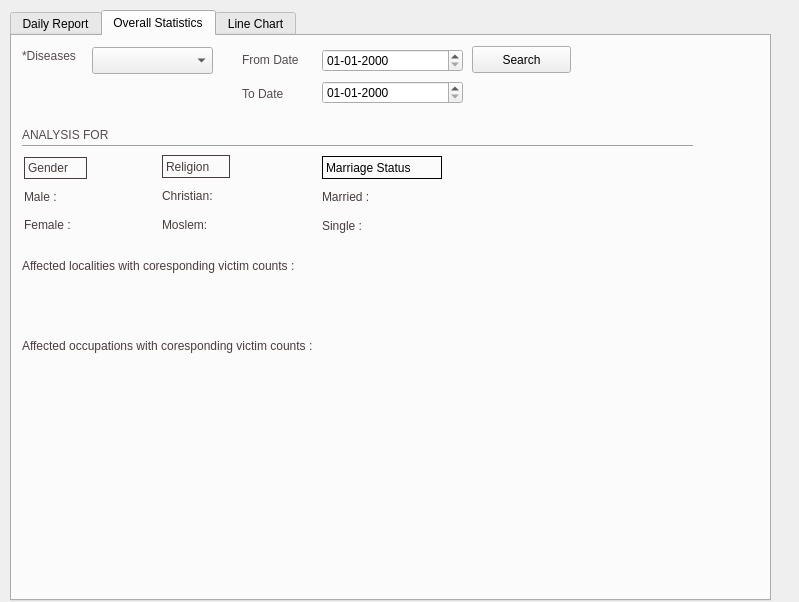
<?xml version="1.0" encoding="UTF-8"?>
<ui version="4.0">
 <class>Report</class>
 <widget class="QDialog" name="Report">
  <property name="geometry">
   <rect>
    <x>0</x>
    <y>0</y>
    <width>799</width>
    <height>602</height>
   </rect>
  </property>
  <property name="windowTitle">
   <string>Reports</string>
  </property>
  <widget class="QTabWidget" name="tabWidget_2">
   <property name="geometry">
    <rect>
     <x>10</x>
     <y>10</y>
     <width>761</width>
     <height>591</height>
    </rect>
   </property>
   <property name="autoFillBackground">
    <bool>false</bool>
   </property>
   <property name="currentIndex">
    <number>1</number>
   </property>
   <widget class="QWidget" name="tab_4">
    <attribute name="title">
     <string>Daily Report</string>
    </attribute>
    <widget class="QLabel" name="label_25">
     <property name="geometry">
      <rect>
       <x>10</x>
       <y>50</y>
       <width>361</width>
       <height>17</height>
      </rect>
     </property>
     <property name="text">
      <string>Diseases registered with their corresponding victims</string>
     </property>
    </widget>
    <widget class="QLabel" name="label_dix">
     <property name="geometry">
      <rect>
       <x>10</x>
       <y>70</y>
       <width>641</width>
       <height>21</height>
      </rect>
     </property>
     <property name="text">
      <string/>
     </property>
    </widget>
    <widget class="QDateEdit" name="date">
     <property name="geometry">
      <rect>
       <x>10</x>
       <y>10</y>
       <width>141</width>
       <height>27</height>
      </rect>
     </property>
     <property name="displayFormat">
      <string>dd-MM-yyyy</string>
     </property>
    </widget>
    <widget class="QPushButton" name="pushButton_2">
     <property name="geometry">
      <rect>
       <x>160</x>
       <y>10</y>
       <width>99</width>
       <height>27</height>
      </rect>
     </property>
     <property name="text">
      <string>Load</string>
     </property>
    </widget>
    <widget class="QLabel" name="label_27">
     <property name="geometry">
      <rect>
       <x>10</x>
       <y>280</y>
       <width>151</width>
       <height>17</height>
      </rect>
     </property>
     <property name="text">
      <string>Medicines purchased</string>
     </property>
    </widget>
    <widget class="QLabel" name="label_28">
     <property name="geometry">
      <rect>
       <x>10</x>
       <y>300</y>
       <width>531</width>
       <height>17</height>
      </rect>
     </property>
     <property name="text">
      <string/>
     </property>
    </widget>
    <widget class="QLabel" name="label_in">
     <property name="geometry">
      <rect>
       <x>10</x>
       <y>190</y>
       <width>581</width>
       <height>17</height>
      </rect>
     </property>
     <property name="text">
      <string/>
     </property>
    </widget>
    <widget class="QLabel" name="label_29">
     <property name="geometry">
      <rect>
       <x>10</x>
       <y>100</y>
       <width>67</width>
       <height>17</height>
      </rect>
     </property>
     <property name="text">
      <string>Details</string>
     </property>
    </widget>
    <widget class="QLabel" name="label_30">
     <property name="geometry">
      <rect>
       <x>10</x>
       <y>330</y>
       <width>67</width>
       <height>17</height>
      </rect>
     </property>
     <property name="text">
      <string>Details</string>
     </property>
    </widget>
    <widget class="QTableView" name="tableView">
     <property name="geometry">
      <rect>
       <x>10</x>
       <y>120</y>
       <width>661</width>
       <height>121</height>
      </rect>
     </property>
    </widget>
    <widget class="QTableView" name="tableView_2">
     <property name="geometry">
      <rect>
       <x>10</x>
       <y>350</y>
       <width>661</width>
       <height>121</height>
      </rect>
     </property>
    </widget>
   </widget>
   <widget class="QWidget" name="tab_5">
    <attribute name="title">
     <string>Overall Statistics</string>
    </attribute>
    <widget class="QLabel" name="label_17">
     <property name="geometry">
      <rect>
       <x>10</x>
       <y>90</y>
       <width>111</width>
       <height>17</height>
      </rect>
     </property>
     <property name="styleSheet">
      <string notr="true">color:rgb(85, 75, 75)</string>
     </property>
     <property name="text">
      <string>ANALYSIS FOR</string>
     </property>
    </widget>
    <widget class="QWidget" name="layoutWidget">
     <property name="geometry">
      <rect>
       <x>230</x>
       <y>10</y>
       <width>74</width>
       <height>61</height>
      </rect>
     </property>
     <layout class="QVBoxLayout" name="verticalLayout_8">
      <item>
       <widget class="QLabel" name="label_23">
        <property name="styleSheet">
         <string notr="true">color:rgb(85, 75, 75)</string>
        </property>
        <property name="text">
         <string>From Date</string>
        </property>
       </widget>
      </item>
      <item>
       <widget class="QLabel" name="label_24">
        <property name="styleSheet">
         <string notr="true">color:rgb(85, 75, 75)</string>
        </property>
        <property name="text">
         <string>To Date</string>
        </property>
       </widget>
      </item>
     </layout>
    </widget>
    <widget class="Line" name="line">
     <property name="geometry">
      <rect>
       <x>10</x>
       <y>100</y>
       <width>671</width>
       <height>20</height>
      </rect>
     </property>
     <property name="styleSheet">
      <string>color:rgb(85, 75, 75)</string>
     </property>
     <property name="orientation">
      <enum>Qt::Horizontal</enum>
     </property>
    </widget>
    <widget class="QWidget" name="layoutWidget">
     <property name="geometry">
      <rect>
       <x>310</x>
       <y>10</y>
       <width>141</width>
       <height>62</height>
      </rect>
     </property>
     <layout class="QVBoxLayout" name="verticalLayout_7">
      <item>
       <widget class="QDateEdit" name="from">
        <property name="displayFormat">
         <string>dd-MM-yyyy</string>
        </property>
       </widget>
      </item>
      <item>
       <widget class="QDateEdit" name="to">
        <property name="displayFormat">
         <string>dd-MM-yyyy</string>
        </property>
       </widget>
      </item>
     </layout>
    </widget>
    <widget class="QLabel" name="label_18">
     <property name="geometry">
      <rect>
       <x>120</x>
       <y>90</y>
       <width>131</width>
       <height>17</height>
      </rect>
     </property>
     <property name="styleSheet">
      <string notr="true">color:rgb(123, 99, 99)</string>
     </property>
     <property name="text">
      <string/>
     </property>
    </widget>
    <widget class="QComboBox" name="comboBox">
     <property name="geometry">
      <rect>
       <x>80</x>
       <y>11</y>
       <width>121</width>
       <height>27</height>
      </rect>
     </property>
    </widget>
    <widget class="QLabel" name="label">
     <property name="geometry">
      <rect>
       <x>10</x>
       <y>11</y>
       <width>67</width>
       <height>17</height>
      </rect>
     </property>
     <property name="styleSheet">
      <string notr="true">color:rgb(85, 75, 75)</string>
     </property>
     <property name="text">
      <string>*Diseases</string>
     </property>
    </widget>
    <widget class="QPushButton" name="pushButton">
     <property name="geometry">
      <rect>
       <x>460</x>
       <y>10</y>
       <width>99</width>
       <height>27</height>
      </rect>
     </property>
     <property name="text">
      <string>Search</string>
     </property>
    </widget>
    <widget class="QLabel" name="label_21">
     <property name="geometry">
      <rect>
       <x>10</x>
       <y>330</y>
       <width>761</width>
       <height>21</height>
      </rect>
     </property>
     <property name="styleSheet">
      <string notr="true">color:rgb(83, 88, 214)</string>
     </property>
     <property name="text">
      <string/>
     </property>
    </widget>
    <widget class="QLabel" name="label_19">
     <property name="geometry">
      <rect>
       <x>10</x>
       <y>220</y>
       <width>371</width>
       <height>20</height>
      </rect>
     </property>
     <property name="styleSheet">
      <string notr="true">color:rgb(76, 59, 59)</string>
     </property>
     <property name="text">
      <string>Affected localities with coresponding victim counts : </string>
     </property>
    </widget>
    <widget class="QLabel" name="label_22">
     <property name="geometry">
      <rect>
       <x>10</x>
       <y>300</y>
       <width>381</width>
       <height>20</height>
      </rect>
     </property>
     <property name="styleSheet">
      <string notr="true">color:rgb(76, 59, 59)</string>
     </property>
     <property name="text">
      <string>Affected occupations with coresponding victim counts : </string>
     </property>
    </widget>
    <widget class="QLabel" name="label_6">
     <property name="geometry">
      <rect>
       <x>12</x>
       <y>149</y>
       <width>63</width>
       <height>23</height>
      </rect>
     </property>
     <property name="styleSheet">
      <string notr="true">color:rgb(76, 59, 59)</string>
     </property>
     <property name="text">
      <string>Male :</string>
     </property>
    </widget>
    <widget class="QWidget" name="layoutWidget">
     <property name="geometry">
      <rect>
       <x>380</x>
       <y>150</y>
       <width>69</width>
       <height>51</height>
      </rect>
     </property>
     <layout class="QVBoxLayout" name="verticalLayout_6">
      <item>
       <widget class="QLabel" name="label_15">
        <property name="styleSheet">
         <string notr="true">color:rgb(83, 88, 214)</string>
        </property>
        <property name="text">
         <string/>
        </property>
       </widget>
      </item>
      <item>
       <widget class="QLabel" name="label_16">
        <property name="styleSheet">
         <string notr="true">color:rgb(83, 88, 214)</string>
        </property>
        <property name="text">
         <string/>
        </property>
       </widget>
      </item>
     </layout>
    </widget>
    <widget class="QLabel" name="label_20">
     <property name="geometry">
      <rect>
       <x>10</x>
       <y>250</y>
       <width>761</width>
       <height>21</height>
      </rect>
     </property>
     <property name="styleSheet">
      <string notr="true">color:rgb(83, 88, 214)</string>
     </property>
     <property name="text">
      <string/>
     </property>
    </widget>
    <widget class="QWidget" name="layoutWidget">
     <property name="geometry">
      <rect>
       <x>220</x>
       <y>150</y>
       <width>69</width>
       <height>51</height>
      </rect>
     </property>
     <layout class="QVBoxLayout" name="verticalLayout_4">
      <item>
       <widget class="QLabel" name="label_13">
        <property name="styleSheet">
         <string notr="true">color:rgb(83, 88, 214)</string>
        </property>
        <property name="text">
         <string/>
        </property>
       </widget>
      </item>
      <item>
       <widget class="QLabel" name="label_14">
        <property name="styleSheet">
         <string notr="true">color:rgb(83, 88, 214)</string>
        </property>
        <property name="text">
         <string/>
        </property>
       </widget>
      </item>
     </layout>
    </widget>
    <widget class="QLabel" name="label_9">
     <property name="geometry">
      <rect>
       <x>12</x>
       <y>178</y>
       <width>63</width>
       <height>22</height>
      </rect>
     </property>
     <property name="styleSheet">
      <string notr="true">color:rgb(76, 59, 59)</string>
     </property>
     <property name="text">
      <string>Female :</string>
     </property>
    </widget>
    <widget class="QWidget" name="layoutWidget">
     <property name="geometry">
      <rect>
       <x>150</x>
       <y>119</y>
       <width>68</width>
       <height>81</height>
      </rect>
     </property>
     <layout class="QVBoxLayout" name="verticalLayout_3">
      <item>
       <widget class="QLabel" name="label_5">
        <property name="styleSheet">
         <string notr="true">color:rgb(76, 59, 59)</string>
        </property>
        <property name="frameShape">
         <enum>QFrame::Panel</enum>
        </property>
        <property name="text">
         <string>Religion</string>
        </property>
       </widget>
      </item>
      <item>
       <widget class="QLabel" name="label_10">
        <property name="styleSheet">
         <string notr="true">color:rgb(76, 59, 59)</string>
        </property>
        <property name="text">
         <string>Christian:</string>
        </property>
       </widget>
      </item>
      <item>
       <widget class="QLabel" name="label_2">
        <property name="styleSheet">
         <string notr="true">color:rgb(76, 59, 59)</string>
        </property>
        <property name="text">
         <string>Moslem:</string>
        </property>
       </widget>
      </item>
     </layout>
    </widget>
    <widget class="QWidget" name="layoutWidget">
     <property name="geometry">
      <rect>
       <x>70</x>
       <y>150</y>
       <width>69</width>
       <height>51</height>
      </rect>
     </property>
     <layout class="QVBoxLayout" name="verticalLayout_2">
      <item>
       <widget class="QLabel" name="label_12">
        <property name="styleSheet">
         <string notr="true">color:rgb(83, 88, 214)</string>
        </property>
        <property name="text">
         <string/>
        </property>
       </widget>
      </item>
      <item>
       <widget class="QLabel" name="label_3">
        <property name="styleSheet">
         <string notr="true">color:rgb(83, 88, 214)</string>
        </property>
        <property name="text">
         <string/>
        </property>
       </widget>
      </item>
     </layout>
    </widget>
    <widget class="QLabel" name="label_4">
     <property name="geometry">
      <rect>
       <x>12</x>
       <y>121</y>
       <width>63</width>
       <height>22</height>
      </rect>
     </property>
     <property name="styleSheet">
      <string notr="true">color:rgb(76, 59, 59)</string>
     </property>
     <property name="frameShape">
      <enum>QFrame::Panel</enum>
     </property>
     <property name="text">
      <string>Gender</string>
     </property>
    </widget>
    <widget class="QWidget" name="layoutWidget">
     <property name="geometry">
      <rect>
       <x>310</x>
       <y>120</y>
       <width>120</width>
       <height>81</height>
      </rect>
     </property>
     <layout class="QVBoxLayout" name="verticalLayout_5">
      <item>
       <widget class="QLabel" name="label_7">
        <property name="frameShape">
         <enum>QFrame::Box</enum>
        </property>
        <property name="text">
         <string>Marriage Status</string>
        </property>
       </widget>
      </item>
      <item>
       <widget class="QLabel" name="label_8">
        <property name="styleSheet">
         <string notr="true">color:rgb(76, 59, 59)</string>
        </property>
        <property name="text">
         <string>Married :</string>
        </property>
       </widget>
      </item>
      <item>
       <widget class="QLabel" name="label_11">
        <property name="styleSheet">
         <string notr="true">color:rgb(76, 59, 59)</string>
        </property>
        <property name="text">
         <string>Single :</string>
        </property>
       </widget>
      </item>
     </layout>
    </widget>
    <zorder>layoutWidget</zorder>
    <zorder>layoutWidget</zorder>
    <zorder>label_17</zorder>
    <zorder>line</zorder>
    <zorder>label_18</zorder>
    <zorder>comboBox</zorder>
    <zorder>label</zorder>
    <zorder>pushButton</zorder>
    <zorder>label_21</zorder>
    <zorder>label_19</zorder>
    <zorder>label_22</zorder>
    <zorder>label_6</zorder>
    <zorder>layoutWidget</zorder>
    <zorder>label_20</zorder>
    <zorder>layoutWidget</zorder>
    <zorder>label_9</zorder>
    <zorder>layoutWidget</zorder>
    <zorder>layoutWidget</zorder>
    <zorder>label_4</zorder>
    <zorder>layoutWidget</zorder>
   </widget>
   <widget class="QWidget" name="tab">
    <attribute name="title">
     <string>Line Chart</string>
    </attribute>
    <widget class="QCustomPlot" name="customPlot" native="true">
     <property name="geometry">
      <rect>
       <x>20</x>
       <y>70</y>
       <width>721</width>
       <height>461</height>
      </rect>
     </property>
    </widget>
    <widget class="QPushButton" name="pushButton_3">
     <property name="geometry">
      <rect>
       <x>279</x>
       <y>22</y>
       <width>89</width>
       <height>22</height>
      </rect>
     </property>
     <property name="text">
      <string>Monthly Data</string>
     </property>
    </widget>
    <widget class="QComboBox" name="comboBox_2">
     <property name="geometry">
      <rect>
       <x>194</x>
       <y>22</y>
       <width>79</width>
       <height>22</height>
      </rect>
     </property>
    </widget>
    <widget class="QLabel" name="label_26">
     <property name="geometry">
      <rect>
       <x>161</x>
       <y>22</y>
       <width>27</width>
       <height>16</height>
      </rect>
     </property>
     <property name="styleSheet">
      <string notr="true">color:rgb(255, 255, 255)</string>
     </property>
     <property name="text">
      <string>Year</string>
     </property>
    </widget>
    <widget class="QLabel" name="label_32">
     <property name="geometry">
      <rect>
       <x>22</x>
       <y>22</y>
       <width>48</width>
       <height>16</height>
      </rect>
     </property>
     <property name="styleSheet">
      <string notr="true">color:rgb(255, 255, 255)</string>
     </property>
     <property name="text">
      <string>Disease</string>
     </property>
    </widget>
    <widget class="QComboBox" name="comboBox_4">
     <property name="geometry">
      <rect>
       <x>76</x>
       <y>22</y>
       <width>79</width>
       <height>22</height>
      </rect>
     </property>
    </widget>
   </widget>
  </widget>
 </widget>
 <customwidgets>
  <customwidget>
   <class>QCustomPlot</class>
   <extends>QWidget</extends>
   <header>qcustomplot.h</header>
   <container>1</container>
  </customwidget>
 </customwidgets>
 <resources/>
 <connections/>
</ui>
